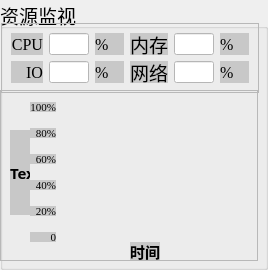
          <widget class="QGroupBox" name="groupBox_5">
           <property name="sizePolicy">
            <sizepolicy hsizetype="Expanding" vsizetype="Expanding">
             <horstretch>0</horstretch>
             <verstretch>0</verstretch>
            </sizepolicy>
           </property>
           <property name="font">
            <font>
             <pointsize>14</pointsize>
            </font>
           </property>
           <property name="title">
            <string>资源监视</string>
           </property>
           <widget class="QFrame" name="frame_21">
            <property name="geometry">
             <rect>
              <x>1</x>
              <y>23</y>
              <width>258</width>
              <height>70</height>
             </rect>
            </property>
            <property name="sizePolicy">
             <sizepolicy hsizetype="Expanding" vsizetype="Expanding">
              <horstretch>0</horstretch>
              <verstretch>0</verstretch>
             </sizepolicy>
            </property>
            <property name="styleSheet">
             <string notr="true">border-width:0px;</string>
            </property>
            <property name="frameShape">
             <enum>QFrame::StyledPanel</enum>
            </property>
            <property name="frameShadow">
             <enum>QFrame::Raised</enum>
            </property>
            <layout class="QGridLayout" name="gridLayout_12" rowstretch="1,1">
             <item row="0" column="0">
              <widget class="QLabel" name="label_84">
               <property name="sizePolicy">
                <sizepolicy hsizetype="Expanding" vsizetype="Expanding">
                 <horstretch>0</horstretch>
                 <verstretch>0</verstretch>
                </sizepolicy>
               </property>
               <property name="font">
                <font>
                 <family>Times New Roman</family>
                 <pointsize>12</pointsize>
                </font>
               </property>
               <property name="styleSheet">
                <string notr="true">background-color:rgb(200,200,200);color:black;border: 0px</string>
               </property>
               <property name="text">
                <string>CPU</string>
               </property>
               <property name="alignment">
                <set>Qt::AlignRight|Qt::AlignTrailing|Qt::AlignVCenter</set>
               </property>
              </widget>
             </item>
             <item row="0" column="1">
              <widget class="MyLineEdit" name="lineEdit_17">
               <property name="sizePolicy">
                <sizepolicy hsizetype="Expanding" vsizetype="Expanding">
                 <horstretch>0</horstretch>
                 <verstretch>0</verstretch>
                </sizepolicy>
               </property>
               <property name="maximumSize">
                <size>
                 <width>40</width>
                 <height>16777215</height>
                </size>
               </property>
               <property name="font">
                <font>
                 <family>Times New Roman</family>
                 <pointsize>12</pointsize>
                </font>
               </property>
               <property name="cursor">
                <cursorShape>IBeamCursor</cursorShape>
               </property>
               <property name="styleSheet">
                <string notr="true">background-color:white;
color:rgb(120,0,0);</string>
               </property>
               <property name="alignment">
                <set>Qt::AlignCenter</set>
               </property>
              </widget>
             </item>
             <item row="0" column="2">
              <widget class="QLabel" name="label_85">
               <property name="sizePolicy">
                <sizepolicy hsizetype="Expanding" vsizetype="Expanding">
                 <horstretch>0</horstretch>
                 <verstretch>0</verstretch>
                </sizepolicy>
               </property>
               <property name="font">
                <font>
                 <family>Times New Roman</family>
                 <pointsize>12</pointsize>
                </font>
               </property>
               <property name="styleSheet">
                <string notr="true">background-color:rgb(200,200,200);color:black;border: 0px</string>
               </property>
               <property name="text">
                <string>%</string>
               </property>
               <property name="alignment">
                <set>Qt::AlignLeading|Qt::AlignLeft|Qt::AlignVCenter</set>
               </property>
              </widget>
             </item>
             <item row="0" column="3">
              <widget class="QLabel" name="label_86">
               <property name="sizePolicy">
                <sizepolicy hsizetype="Expanding" vsizetype="Expanding">
                 <horstretch>0</horstretch>
                 <verstretch>0</verstretch>
                </sizepolicy>
               </property>
               <property name="font">
                <font>
                 <family>华光楷体二_CNKI</family>
                 <pointsize>14</pointsize>
                </font>
               </property>
               <property name="styleSheet">
                <string notr="true">background-color:rgb(200,200,200);color:black;border: 0px</string>
               </property>
               <property name="text">
                <string>内存</string>
               </property>
               <property name="alignment">
                <set>Qt::AlignRight|Qt::AlignTrailing|Qt::AlignVCenter</set>
               </property>
              </widget>
             </item>
             <item row="0" column="4">
              <widget class="MyLineEdit" name="lineEdit_18">
               <property name="maximumSize">
                <size>
                 <width>40</width>
                 <height>16777215</height>
                </size>
               </property>
               <property name="font">
                <font>
                 <family>Times New Roman</family>
                 <pointsize>12</pointsize>
                </font>
               </property>
               <property name="styleSheet">
                <string notr="true">background-color:white;
color:rgb(0,120,0);</string>
               </property>
               <property name="alignment">
                <set>Qt::AlignCenter</set>
               </property>
              </widget>
             </item>
             <item row="0" column="5">
              <widget class="QLabel" name="label_87">
               <property name="sizePolicy">
                <sizepolicy hsizetype="Expanding" vsizetype="Expanding">
                 <horstretch>0</horstretch>
                 <verstretch>0</verstretch>
                </sizepolicy>
               </property>
               <property name="font">
                <font>
                 <family>Times New Roman</family>
                 <pointsize>12</pointsize>
                </font>
               </property>
               <property name="styleSheet">
                <string notr="true">background-color:rgb(200,200,200);color:black;border: 0px</string>
               </property>
               <property name="text">
                <string>%</string>
               </property>
               <property name="alignment">
                <set>Qt::AlignLeading|Qt::AlignLeft|Qt::AlignVCenter</set>
               </property>
              </widget>
             </item>
             <item row="1" column="0">
              <widget class="QLabel" name="label_88">
               <property name="sizePolicy">
                <sizepolicy hsizetype="Expanding" vsizetype="Expanding">
                 <horstretch>0</horstretch>
                 <verstretch>0</verstretch>
                </sizepolicy>
               </property>
               <property name="font">
                <font>
                 <family>Times New Roman</family>
                 <pointsize>12</pointsize>
                </font>
               </property>
               <property name="styleSheet">
                <string notr="true">background-color:rgb(200,200,200);color:black;border: 0px</string>
               </property>
               <property name="text">
                <string>IO</string>
               </property>
               <property name="alignment">
                <set>Qt::AlignRight|Qt::AlignTrailing|Qt::AlignVCenter</set>
               </property>
              </widget>
             </item>
             <item row="1" column="1">
              <widget class="MyLineEdit" name="lineEdit_19">
               <property name="sizePolicy">
                <sizepolicy hsizetype="Expanding" vsizetype="Expanding">
                 <horstretch>0</horstretch>
                 <verstretch>0</verstretch>
                </sizepolicy>
               </property>
               <property name="maximumSize">
                <size>
                 <width>40</width>
                 <height>16777215</height>
                </size>
               </property>
               <property name="font">
                <font>
                 <family>Times New Roman</family>
                 <pointsize>12</pointsize>
                </font>
               </property>
               <property name="styleSheet">
                <string notr="true">background-color:white;
color:rgb(0,0,120);</string>
               </property>
               <property name="alignment">
                <set>Qt::AlignCenter</set>
               </property>
              </widget>
             </item>
             <item row="1" column="2">
              <widget class="QLabel" name="label_89">
               <property name="sizePolicy">
                <sizepolicy hsizetype="Expanding" vsizetype="Expanding">
                 <horstretch>0</horstretch>
                 <verstretch>0</verstretch>
                </sizepolicy>
               </property>
               <property name="font">
                <font>
                 <family>Times New Roman</family>
                 <pointsize>12</pointsize>
                </font>
               </property>
               <property name="styleSheet">
                <string notr="true">background-color:rgb(200,200,200);color:black;border: 0px</string>
               </property>
               <property name="text">
                <string>%</string>
               </property>
               <property name="alignment">
                <set>Qt::AlignLeading|Qt::AlignLeft|Qt::AlignVCenter</set>
               </property>
              </widget>
             </item>
             <item row="1" column="3">
              <widget class="QLabel" name="label_90">
               <property name="sizePolicy">
                <sizepolicy hsizetype="Expanding" vsizetype="Expanding">
                 <horstretch>0</horstretch>
                 <verstretch>0</verstretch>
                </sizepolicy>
               </property>
               <property name="font">
                <font>
                 <family>华光楷体二_CNKI</family>
                 <pointsize>14</pointsize>
                </font>
               </property>
               <property name="styleSheet">
                <string notr="true">background-color:rgb(200,200,200);color:black;border: 0px</string>
               </property>
               <property name="text">
                <string>网络</string>
               </property>
               <property name="alignment">
                <set>Qt::AlignRight|Qt::AlignTrailing|Qt::AlignVCenter</set>
               </property>
              </widget>
             </item>
             <item row="1" column="4">
              <widget class="MyLineEdit" name="lineEdit_20">
               <property name="maximumSize">
                <size>
                 <width>40</width>
                 <height>16777215</height>
                </size>
               </property>
               <property name="font">
                <font>
                 <family>Times New Roman</family>
                 <pointsize>12</pointsize>
                </font>
               </property>
               <property name="styleSheet">
                <string notr="true">background-color:white;
color:rgb(120,120,0);</string>
               </property>
               <property name="alignment">
                <set>Qt::AlignCenter</set>
               </property>
              </widget>
             </item>
             <item row="1" column="5">
              <widget class="QLabel" name="label_91">
               <property name="sizePolicy">
                <sizepolicy hsizetype="Expanding" vsizetype="Expanding">
                 <horstretch>0</horstretch>
                 <verstretch>0</verstretch>
                </sizepolicy>
               </property>
               <property name="font">
                <font>
                 <family>Times New Roman</family>
                 <pointsize>12</pointsize>
                </font>
               </property>
               <property name="styleSheet">
                <string notr="true">background-color:rgb(200,200,200);color:black;border: 0px</string>
               </property>
               <property name="text">
                <string>%</string>
               </property>
               <property name="alignment">
                <set>Qt::AlignLeading|Qt::AlignLeft|Qt::AlignVCenter</set>
               </property>
              </widget>
             </item>
            </layout>
           </widget>
           <widget class="QFrame" name="frame_22">
            <property name="geometry">
             <rect>
              <x>0</x>
              <y>90</y>
              <width>258</width>
              <height>171</height>
             </rect>
            </property>
            <property name="sizePolicy">
             <sizepolicy hsizetype="Expanding" vsizetype="Expanding">
              <horstretch>0</horstretch>
              <verstretch>0</verstretch>
             </sizepolicy>
            </property>
            <property name="styleSheet">
             <string notr="true">border-width:0px;</string>
            </property>
            <property name="frameShape">
             <enum>QFrame::StyledPanel</enum>
            </property>
            <property name="frameShadow">
             <enum>QFrame::Raised</enum>
            </property>
            <widget class="QLabel" name="label_94">
             <property name="geometry">
              <rect>
               <x>130</x>
               <y>152</y>
               <width>30</width>
               <height>18</height>
              </rect>
             </property>
             <property name="font">
              <font>
               <family>华光楷体二_CNKI</family>
               <pointsize>11</pointsize>
               <weight>75</weight>
               <bold>true</bold>
              </font>
             </property>
             <property name="styleSheet">
              <string notr="true">background-color:rgb(200,200,200);color:black;border: 0px</string>
             </property>
             <property name="text">
              <string>时间</string>
             </property>
            </widget>
            <widget class="QLabel" name="label_93">
             <property name="geometry">
              <rect>
               <x>30</x>
               <y>116</y>
               <width>26</width>
               <height>10</height>
              </rect>
             </property>
             <property name="font">
              <font>
               <family>Times New Roman</family>
               <pointsize>8</pointsize>
               <weight>50</weight>
               <bold>false</bold>
              </font>
             </property>
             <property name="styleSheet">
              <string notr="true">background-color:rgb(200,200,200);color:black;border: 0px</string>
             </property>
             <property name="text">
              <string>20%</string>
             </property>
             <property name="alignment">
              <set>Qt::AlignRight|Qt::AlignTrailing|Qt::AlignVCenter</set>
             </property>
            </widget>
            <widget class="QLabel" name="label_92">
             <property name="geometry">
              <rect>
               <x>10</x>
               <y>40</y>
               <width>20</width>
               <height>85</height>
              </rect>
             </property>
             <property name="sizePolicy">
              <sizepolicy hsizetype="Preferred" vsizetype="Expanding">
               <horstretch>0</horstretch>
               <verstretch>0</verstretch>
              </sizepolicy>
             </property>
             <property name="font">
              <font>
               <family>华光楷体二_CNKI</family>
               <pointsize>11</pointsize>
               <weight>75</weight>
               <bold>true</bold>
              </font>
             </property>
             <property name="styleSheet">
              <string notr="true">background-color:rgb(200,200,200);color:black;border: 0px</string>
             </property>
             <property name="text">
              <string>TextLabel</string>
             </property>
             <property name="wordWrap">
              <bool>true</bool>
             </property>
            </widget>
            <widget class="QLabel" name="label_95">
             <property name="geometry">
              <rect>
               <x>30</x>
               <y>90</y>
               <width>26</width>
               <height>10</height>
              </rect>
             </property>
             <property name="font">
              <font>
               <family>Times New Roman</family>
               <pointsize>8</pointsize>
               <weight>50</weight>
               <bold>false</bold>
              </font>
             </property>
             <property name="styleSheet">
              <string notr="true">background-color:rgb(200,200,200);color:black;border: 0px</string>
             </property>
             <property name="text">
              <string>40%</string>
             </property>
             <property name="alignment">
              <set>Qt::AlignRight|Qt::AlignTrailing|Qt::AlignVCenter</set>
             </property>
            </widget>
            <widget class="QLabel" name="label_96">
             <property name="geometry">
              <rect>
               <x>30</x>
               <y>142</y>
               <width>26</width>
               <height>10</height>
              </rect>
             </property>
             <property name="font">
              <font>
               <family>Times New Roman</family>
               <pointsize>8</pointsize>
               <weight>50</weight>
               <bold>false</bold>
              </font>
             </property>
             <property name="styleSheet">
              <string notr="true">background-color:rgb(200,200,200);color:black;border: 0px</string>
             </property>
             <property name="text">
              <string>0</string>
             </property>
             <property name="alignment">
              <set>Qt::AlignRight|Qt::AlignTrailing|Qt::AlignVCenter</set>
             </property>
            </widget>
            <widget class="QLabel" name="label_97">
             <property name="geometry">
              <rect>
               <x>30</x>
               <y>12</y>
               <width>26</width>
               <height>10</height>
              </rect>
             </property>
             <property name="font">
              <font>
               <family>Times New Roman</family>
               <pointsize>8</pointsize>
               <weight>50</weight>
               <bold>false</bold>
              </font>
             </property>
             <property name="styleSheet">
              <string notr="true">background-color:rgb(200,200,200);color:black;border: 0px</string>
             </property>
             <property name="text">
              <string>100%</string>
             </property>
             <property name="alignment">
              <set>Qt::AlignRight|Qt::AlignTrailing|Qt::AlignVCenter</set>
             </property>
            </widget>
            <widget class="QLabel" name="label_98">
             <property name="geometry">
              <rect>
               <x>30</x>
               <y>38</y>
               <width>26</width>
               <height>10</height>
              </rect>
             </property>
             <property name="font">
              <font>
               <family>Times New Roman</family>
               <pointsize>8</pointsize>
               <weight>50</weight>
               <bold>false</bold>
              </font>
             </property>
             <property name="styleSheet">
              <string notr="true">background-color:rgb(200,200,200);color:black;border: 0px</string>
             </property>
             <property name="text">
              <string>80%</string>
             </property>
             <property name="alignment">
              <set>Qt::AlignRight|Qt::AlignTrailing|Qt::AlignVCenter</set>
             </property>
            </widget>
            <widget class="QLabel" name="label_99">
             <property name="geometry">
              <rect>
               <x>30</x>
               <y>64</y>
               <width>26</width>
               <height>10</height>
              </rect>
             </property>
             <property name="font">
              <font>
               <family>Times New Roman</family>
               <pointsize>8</pointsize>
               <weight>50</weight>
               <bold>false</bold>
              </font>
             </property>
             <property name="styleSheet">
              <string notr="true">background-color:rgb(200,200,200);color:black;border: 0px</string>
             </property>
             <property name="text">
              <string>60%</string>
             </property>
             <property name="alignment">
              <set>Qt::AlignRight|Qt::AlignTrailing|Qt::AlignVCenter</set>
             </property>
            </widget>
           </widget>
          </widget>
